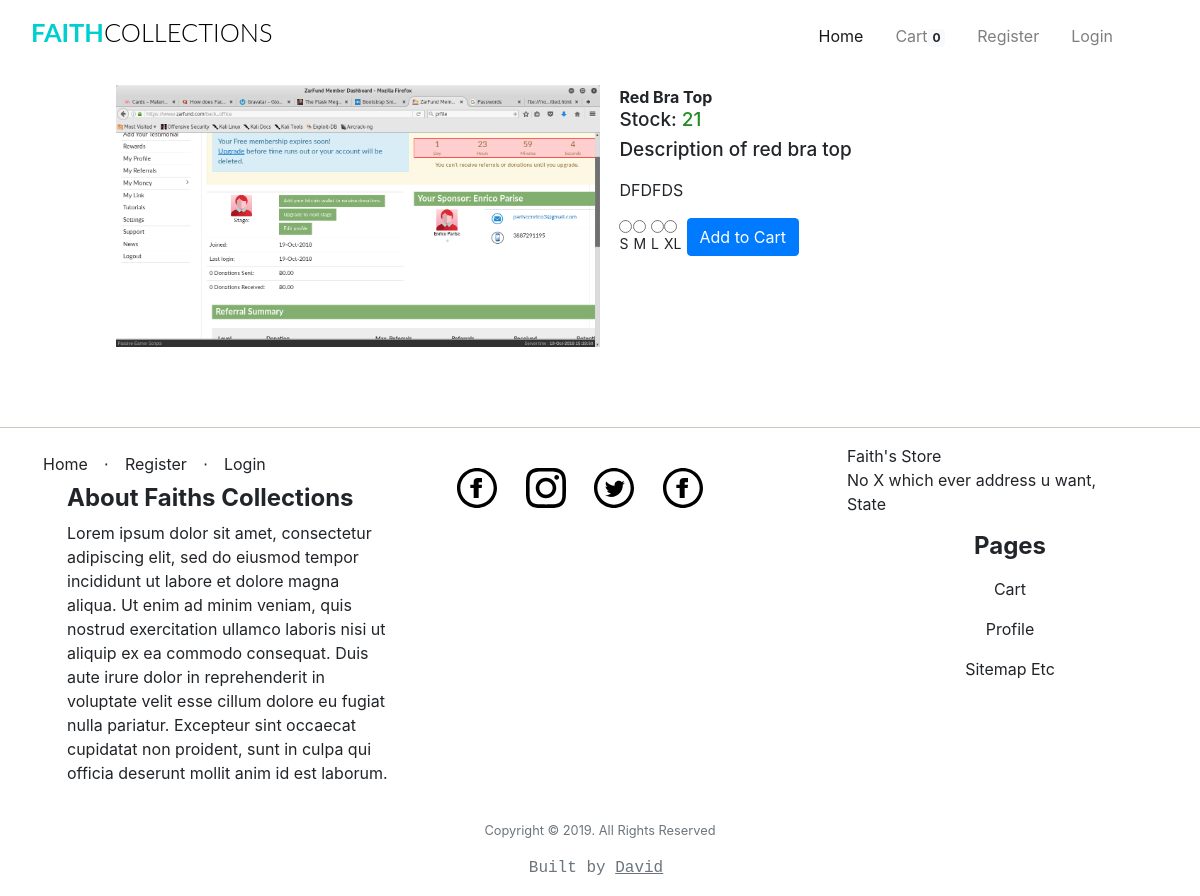
The page /productdetails/red bra top/ on the database its author committed.
### app/models.py (models this page shows, shortened)
class Products(db.Model):
	__tablename__ = 'product'
	id = db.Column(db.Integer, primary_key=True)
	product_name = db.Column(db.String(100), index=True)
	product_price = db.Column(db.Integer, index=True)
	product_image = db.Column(db.String(120),index=True)
	product_description = db.Column(db.String(200), index=True)
	product_stock = db.Column(db.Integer, index = True)
	product_size = db.Column(db.String(5), index = True)
	categories_id = db.Column(db.Integer, db.ForeignKey('categories.id'))
	order = db.relationship('Order', secondary=association_table, backref='my_orders', lazy='dynamic')

### app/home/routes.py (the view, shortened to what this page needs)
@home.route('/productdetails/<string:product_name>/', methods = ["GET","POST"])
def product_details(product_name):
	if current_user.is_anonymous:
		count = 0
	else:
		count = Kart.query.filter_by(user_id =current_user.id).count()
		user =current_user.id
	form = Variations()
	product_detail = Products.query.filter_by(product_name=product_name).first_or_404()
	return render_template("home/productdetails.html",
		product_detail = product_detail,title = product_detail.product_name,
		form =form,count=count)

### app/admin/forms.py
class Variations(FlaskForm):
    sizes = RadioField('Sizes',validators=[DataRequired(message="select a product size")],
    choices=[('Small','S'),('Medium','M'),('Large','L'),('Extra Large','XL')])
    submit =SubmitField('Add to Cart')

### app/templates/home/productdetails.html (shortened to what this page needs)
{% extends "base.html" %}
{% block body %}
{% if product_detail %}
<div class="container-fluid clearfix" style="max-width:90%; margin-left: auto; margin-right: auto;">
    <div class="float-left" style=" width:50%;">
                <img  class="responsive-img" src="{{ product_detail.product_image }}">
    </div>
    <div class="float-right" style="width:48%;">
        <div>
                <span class="product-name">
                        {{ product_detail.product_name }}
                </span>
                <h5 style="font-size:19px">
                    Stock: <span style="color:forestgreen;">{{ product_detail.product_stock }}</span>
                </h5>
                <article>
                        <h5 style="font-size: 19px;">
                                Description of {{ product_detail.product_name }}
                        <p style="font-size:15px;">
                        <div class="product-description">
                            {{product_detail.product_description }}
                        </div>
                        </p>
                </article>
                <section>
                    <section>
                        <form class="form-inline" method="POST">
                        {% for subfield in form.sizes %}
                        <div class="radio">
                                  {{ subfield }}
                                  {{ subfield.label }}
                        </div>
                        {% endfor %}
                    <div>
                            {{ form.submit(class="btn btn-primary d-block")}}
                        </div>
                  </section>
                </section>
        </div>
    </div>
</div>
{% endif %}
{% endblock %}

### app/static/css/st.css (style rules this page uses)
.product-name { text-transform: capitalize; font-weight:bold; }
.product-description { max-width:480px;; min-width: auto; height: auto; }
img.responsive-img, video.responsive-video { max-width: 100%; height: auto; }

### app/templates/home/productdetails.html (style rules this page uses)
label { margin-right: 5px; font-size: 14px; color:inherit; }

### rows shown on the page
Products: product_name "Red Bra Top", product_stock "21", product_name "red bra top", product_description "DFDFDS"

### other values the page prints
{{ count }} "0"
{{ subfield.label }} "S" "M" "L" "XL"
